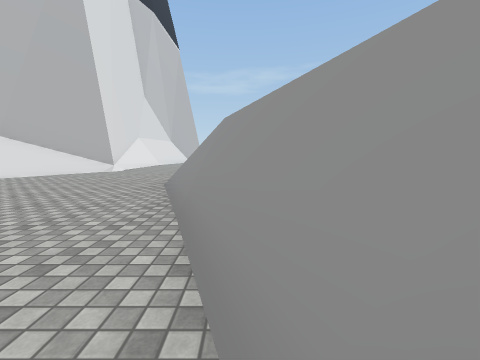
View 1 (above)

16 first-person views from a walk through a Unity game level. The camera is 1.3 m above the floor, tilts 6° down and sees 90° across. The floor is counted in squares, 2 m on a side. Each view is taken from the middle of a square. On the plan, view 1 faces up. The plan holds only what a view shows up to about 9 squares ahead; the rest is blank. The place goes on beyond the plan. The player character is not drawn. Some surface patterns are stand-ins.

View 2
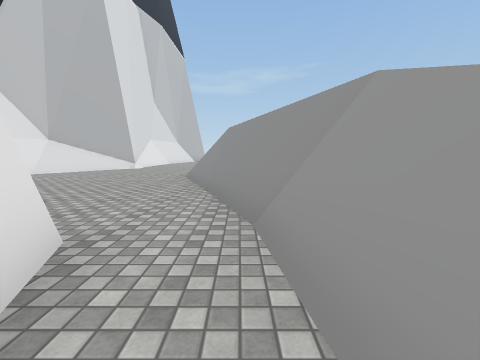

View 3
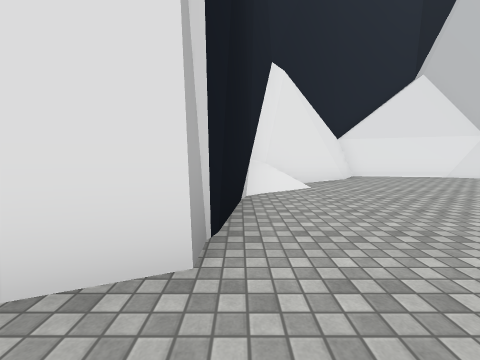

View 4
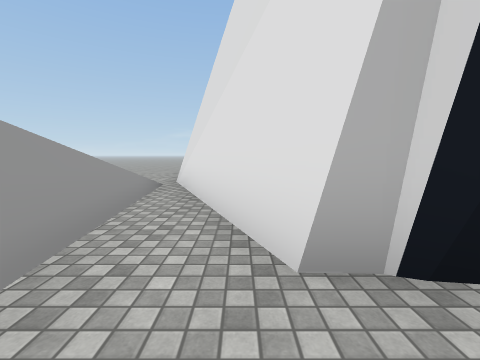

View 5
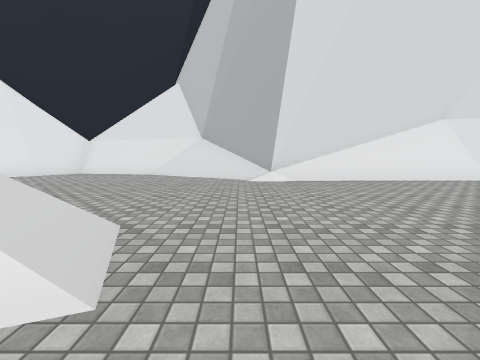

View 6
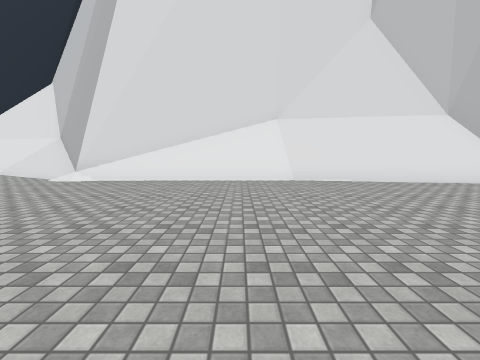

View 7
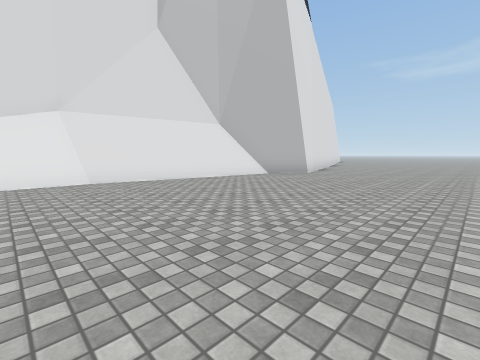

View 8
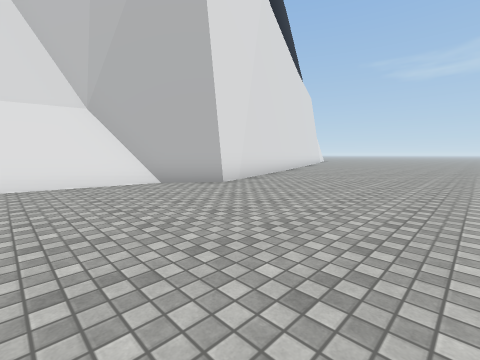

View 9
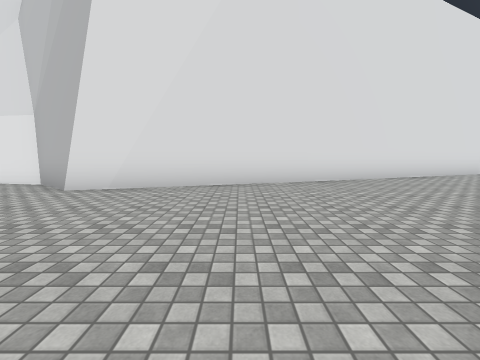

View 10
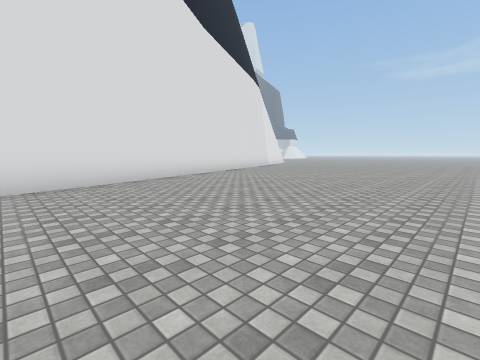

View 11
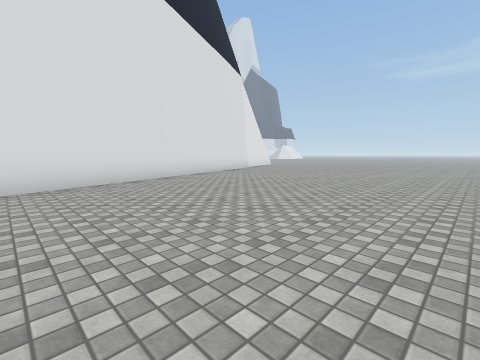

View 12
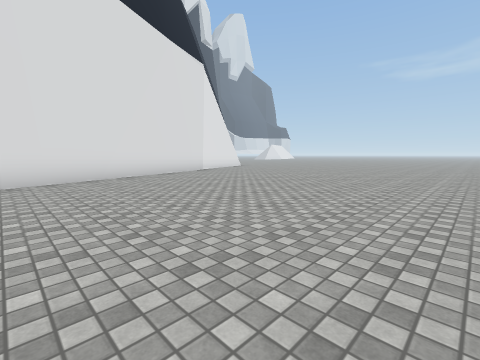

View 13
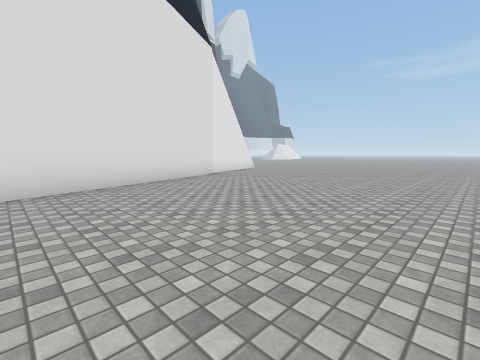

View 14
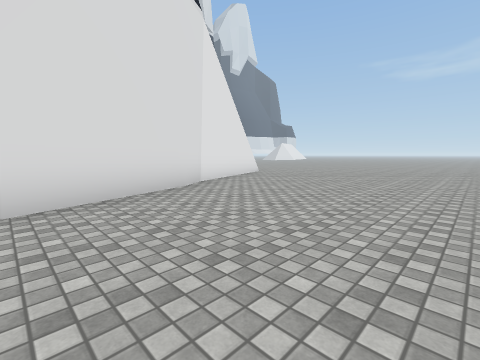

View 15
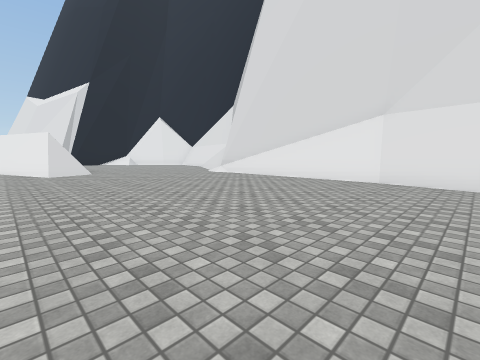

View 16
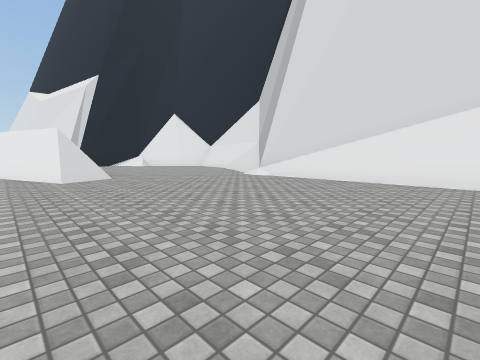

### Floor plan
Points are (right, up) in squares from view 1. A wall is a line through its corners. A room is listed if a view was taken in it or the views show most of it. See-through windows are left out.
Room 1 (views 1, 2, 3)
walls: (0.8, -0.8) (0.6, 0.4); (0.9, -0.2) (0.8, 0.4); (-1.5, -0.3) (0.3, -4.5); (0.9, -3.4) (0.4, 0.3)
low walls: (1.3, -0.6) (1.1, 0.6); (1.3, 0.4) (1.2, 0.9)
ways out: opening at (-1, 0) to room 2
Room 2 (views 4, 5, 6, 7, 8, 9, 10, 11, 12, 13, 14, 15, 16)
walls: (-4.6, 20.5) (-5.5, 15.2); (-5.1, 18.6) (-5.7, 15.2); (-3.8, 23) (-3.5, 21.8) (-4.8, 20); (-5.2, 15.4) (-5.1, 9.8); (-5.5, 15.4) (-5.4, 10.6); (-5.7, 15.3) (-5.6, 11.8); (-5.6, 12.1) (-5.2, 9.9) (-6.8, 8.3); (-6.7, 8.8) (-7.6, 7.8) (-7.8, 6.2); (0.1, 6.7) (1.1, 3.9); (-7.7, 7.8) (-7.8, 7.6) (-7.9, 7); (-7.5, 7.3) (-7.6, 6.2); (-7.1, 6.7) (-7.7, 3.3) (-6.5, 2.5) (-5, 0.2); (-7, 6.5) (-7.5, 3.4); (-8.4, 36.7) (-3.5, 22.5); (-9, 37.5) (-8.4, 36.6); (-5.8, 0.9) (-5.5, 0.4) (-5.2, 0.2) (-2.1, -0.2); (0.8, 0.3) (-0.9, 5.3); (0.6, 0.2) (-1.2, 5.4); (-2.4, -0.1) (-1.9, -0.3); (-2, -0.3) (-1.5, -0.3)
low walls: (-4.4, 20.7) (-4.9, 17.7); (0, 8.1) (0.2, 7.6); (0.2, 7.5) (1.2, 5); (0.1, 7.1) (1, 4.8); (-0.2, 4.8) (-0.4, 5.6); (-7.5, 3.4) (-6.3, 2.6) (-5.5, 1.3); (0.2, 0.5) (-1.4, 5.2)
ways out: opening at (-1, 0) to room 1

Where each view was taken, in squares from view 1:
view 1: 0 up, 0 right, facing up
view 2: 2 down, 0 right, facing up
view 3: 0 up, 0 right, facing left
view 4: 1 up, 1 left, facing down
view 5: 9 up, 1 right, facing left
view 6: 14 up, 1 right, facing left
view 7: 14 up, 1 right, facing up-left
view 8: 18 up, 1 right, facing up-left
view 9: 25 up, 1 right, facing left
view 10: 25 up, 1 right, facing up-left
view 11: 28 up, 0 right, facing up-left
view 12: 31 up, 0 right, facing up-left
view 13: 32 up, 2 left, facing up-left
view 14: 34 up, 4 left, facing up-left
view 15: 17 up, 1 right, facing down-left
view 16: 15 up, 1 right, facing down-left
